Frame 1 (no input): blank canvas, image omitted
Frame 60 (no input): blank canvas, image omitted
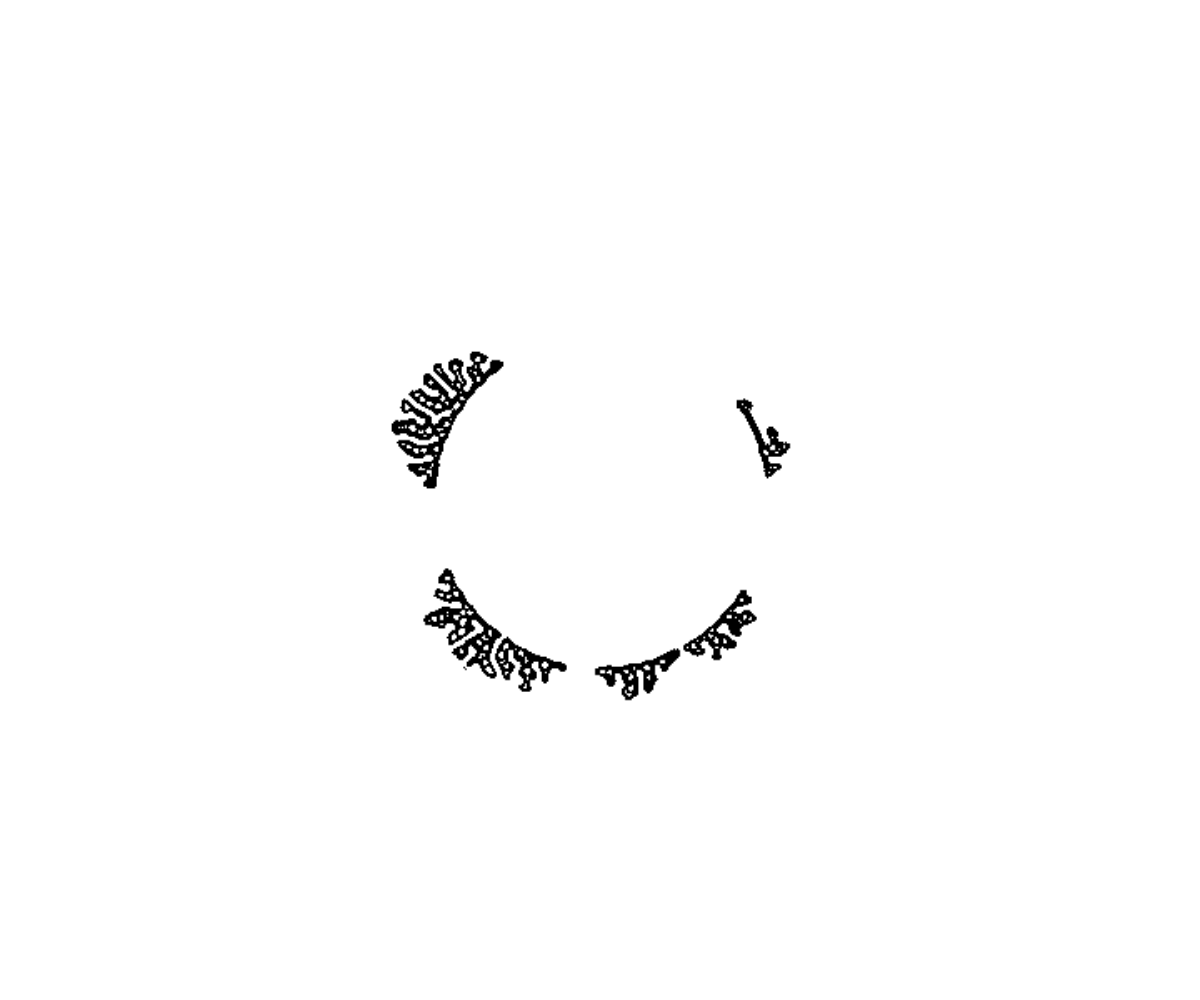
Frame 120 (the mouse pressed at the canvas centre since frame 60)

The p5.js sketch whose frames 1 and 60 were blank and that drew this single picture after the mouse press (run headless with seeded random() and noise() and a simulated clock; from frame 60 on, the mouse is pressed at the canvas centre):

// p5.js sketch
// ── sketch.js
// Inspired by Slackmanz - Multiple Neighborhood Cellular Automata (MNCA)
// https://slackermanz.com/understanding-multiple-neighborhood-cellular-automata/

// Global variables
const DEAD = 0;
const ALIVE = 1;
const n = 600;
const brushThickness = 100;
let cells;
let g;
let STYLE = 0;
let scale, offsetX, offsetY;

// Conditions for cell state changes
const conditions = {
  0: (status, hood0, hood1) => {
    return status ? hood0 < 19 : hood0 * 2.6 > hood1;
  },
  1: (status, hood0, hood1) => {
    return status ? hood0 < 19 && hood1 < 36 : hood0 * 2.6 > hood1;
  },
  2: (status, hood0, hood1) => {
    return status ? hood0 != hood1 : hood0 * 2.6 > hood1;
  },
};

function setup() {
  p5.disableFriendlyErrors = true;
  createCanvas(windowWidth, windowHeight);
  
  cells = new Uint8Array(n * n).fill(DEAD);
  g = createGraphics(n, n);
  g.background(0).pixelDensity(1).loadPixels();
  
  calculateScaleAndOffset();
}

function calculateScaleAndOffset() {
  scale = min(windowWidth / n, windowHeight / n);
  offsetX = (windowWidth - n * scale) / 2;
  offsetY = (windowHeight - n * scale) / 2;
}

function windowResized() {
  resizeCanvas(windowWidth, windowHeight);
  calculateScaleAndOffset();
}

function draw() {
  background("white");

  const mx = int(constrain((mouseX - offsetX) / scale, 0, n - 1));
  const my = int(constrain((mouseY - offsetY) / scale, 0, n - 1));

  if (mouseIsPressed) {
    const b = brushThickness;
    for (let dy = -b; dy <= b; dy++) {
      for (let dx = -b; dx <= b; dx++) {
        let d = sqrt(dx ** 2 + dy ** 2);
        if (d > b) continue;
        let x = mx + dx;
        let y = my + dy;
        if (x < 0 || x >= n || y < 0 || y >= n) continue;
        cells[x + y * n] = random(5000) < 1 && b - d < 1 ? ALIVE : DEAD;
      }
    }
  }

  const getNextState = conditions[STYLE];
  let next = new Uint8Array(cells);
  for (let y = 4; y < n - 4; y++) {
    for (let x = 4; x < n - 4; x++) {
      const i = x + y * n;

      const hood0 =
        cells[i + 1] +
        cells[i - 1] +
        cells[i - n] +
        cells[i + n] +
        cells[i - 1 - n] +
        cells[i - 1 + n] +
        cells[i + 1 - n] +
        cells[i + 1 + n] +
        cells[i + 2] +
        cells[i + 2 + n] +
        cells[i + 2 - n] +
        cells[i - 2] +
        cells[i - 2 + n] +
        cells[i - 2 - n] +
        cells[i + 2 * n] +
        cells[i + 2 * n - 1] +
        cells[i + 2 * n + 1] +
        cells[i - 2 * n] +
        cells[i - 2 * n + 1] +
        cells[i - 2 * n - 1];

      const hood1 =
        cells[i + 1] +
        cells[i + 2] +
        cells[i + 3] +
        cells[i + 4] +
        cells[i - 1] +
        cells[i - 2] +
        cells[i - 3] +
        cells[i - 4] +
        cells[i - n] +
        cells[i - 2 * n] +
        cells[i - 3 * n] +
        cells[i - 4 * n] +
        cells[i + n] +
        cells[i + 2 * n] +
        cells[i + 3 * n] +
        cells[i + 4 * n] +
        cells[i - n + 1] +
        cells[i - n + 2] +
        cells[i - n + 3] +
        cells[i - n + 4] +
        cells[i - 2 * n + 1] +
        cells[i - 2 * n + 2] +
        cells[i - 2 * n + 3] +
        cells[i - 3 * n + 1] +
        cells[i - 3 * n + 2] +
        cells[i - 4 * n + 1] +
        cells[i + n + 1] +
        cells[i + n + 2] +
        cells[i + n + 3] +
        cells[i + n + 4] +
        cells[i + 2 * n + 1] +
        cells[i + 2 * n + 2] +
        cells[i + 2 * n + 3] +
        cells[i + 3 * n + 1] +
        cells[i + 3 * n + 2] +
        cells[i + 4 * n + 1] +
        cells[i - n - 1] +
        cells[i - n - 2] +
        cells[i - n - 3] +
        cells[i - n - 4] +
        cells[i - 2 * n - 1] +
        cells[i - 2 * n - 2] +
        cells[i - 2 * n - 3] +
        cells[i - 3 * n - 1] +
        cells[i - 3 * n - 2] +
        cells[i - 4 * n - 1] +
        cells[i + n - 1] +
        cells[i + n - 2] +
        cells[i + n - 3] +
        cells[i + n - 4] +
        cells[i + 2 * n - 1] +
        cells[i + 2 * n - 2] +
        cells[i + 2 * n - 3] +
        cells[i + 3 * n - 1] +
        cells[i + 3 * n - 2] +
        cells[i + 4 * n - 1];

      state = getNextState(cells[i], hood0, hood1);
      next[i] = state;
      g.pixels[i * 4 + 3] = state ? 255 : 0;
    }
  }
  cells = next;
  g.updatePixels();
  image(g, offsetX, offsetY, n * scale, n * scale);
}

function keyPressed() {
  if (key === '0' || key === '1' || key === '2') {
    STYLE = parseInt(key);
  }
}
